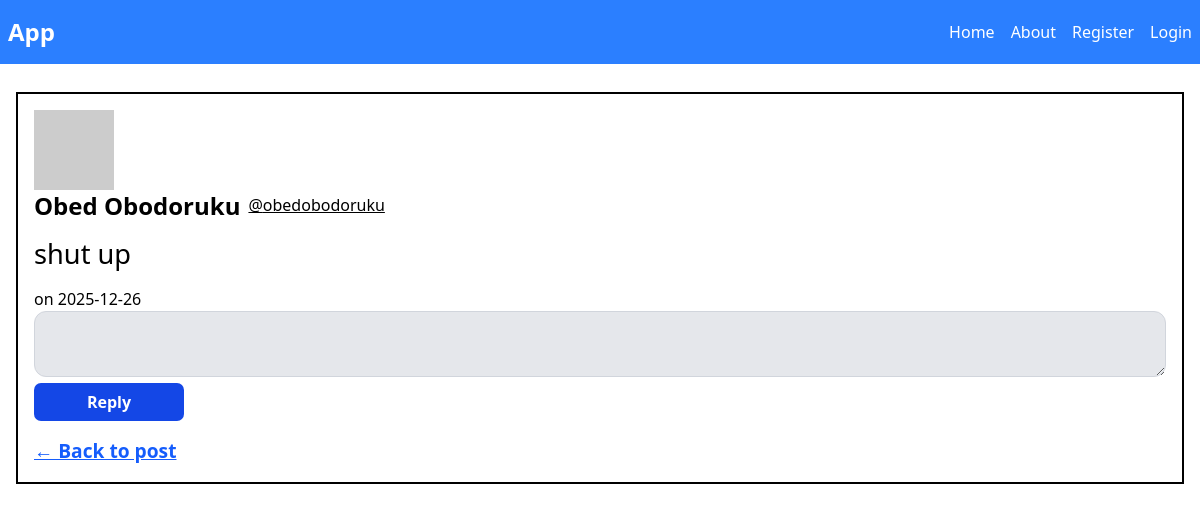
The app's page /posts/3/reply/6, older data.
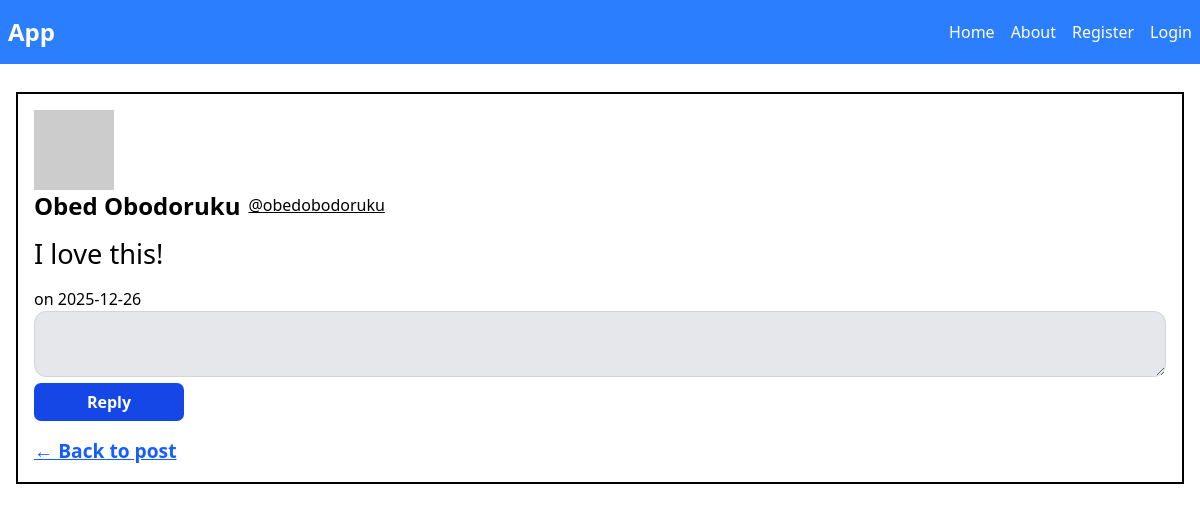
The same page, newer data.
### app/models.py (models this page shows)
class Reply(db.Model):
    id = db.Column(db.Integer, primary_key=True)
    content = db.Column(db.Text, nullable=False)
    date_posted = db.Column(db.DateTime, nullable=False, default=datetime.utcnow)
    post_id = db.Column(db.Integer, db.ForeignKey("post.id"), nullable=False, index=False)
    user_id = db.Column(db.Integer, db.ForeignKey("user.id"), nullable=False)

### app/routes.py (the view)
@app.route("/posts/<int:post_id>/reply/<int:reply_id>", methods=["GET", "POST"])
def view_reply(post_id, reply_id):
    form = ReplyForm()
    post = Post.query.get_or_404(post_id)
    reply = Reply.query.filter_by(id=reply_id, post_id=post_id).first_or_404()
    return render_template("reply.html", post=post, reply=reply, form=form)

### app/forms.py
class ReplyForm(FlaskForm):
    content = TextAreaField("Content", validators=[DataRequired()])
    submit = SubmitField("Reply")

### app/models.py (called while the page is built)
    def avatar(self, size):
        digest = md5(self.email.lower().encode('utf-8')).hexdigest()
        return f'https://www.gravatar.com/avatar/{digest}?d=identicon&s={size}'

### app/templates/reply.html (shortened to what this page needs)
{% extends "layout.html" %}
{% block body %}
    <div class="mt-7">
        {% if reply %}
            <div class="border-2 border-black p-4">
            <div>
                <img src="{{ reply.user.avatar(36) }}" alt="user pfp" />
                <h4>
                    <a class="text-2xl font-bold" style="cursor: pointer;" href="{{ url_for('user_posts', username=post.user.username) }}">
                        <div class="flex gap-2 items-center">
                            <h5>{{ reply.user.name }}</h5>
                            <small class="font-light text-[1rem] underline">@{{ reply.user.username }}</small>
                        </div>
                    </a>
                </h4>
                </div>
            <div class="my-3">
                <p class="text-[1.7rem]">{{ reply.content }}</p>
            </div>
            <div>
                <span>
                    on {{ reply.date_posted.strftime('%Y-%m-%d') }}
                </span>
            </div>
            <div>
                <form method="post" action="">
                    <div>
                        <div>
                            {{ form.content(class="bg-gray-200 border border-gray-300 px-4 py-2 w-full rounded-xl") }}
                        </div>
                        <div>
                            {{ form.submit(class="bg-blue-700 text-white font-bold p-[7px] w-[150px] rounded-[7px]") }}
                    </div>
                    </div>
                </form>
            </div>
            <div class="mt-4">
                    <a href="{{ url_for('view_post', post_id=post.id, username=post.user.username) }}"
                    class="text-blue-600 text-[1.2rem] font-bold underline">
                        ← Back to post
                    </a>
                </div>
            </div>
        {% else %}
            <p class="text-center">Reply not found.</p>
        {% endif %}
    </div>
{% endblock %}

Row changes from the older to the newer data that the page shows:
changed Reply: content "shut up" → "I love this!"
